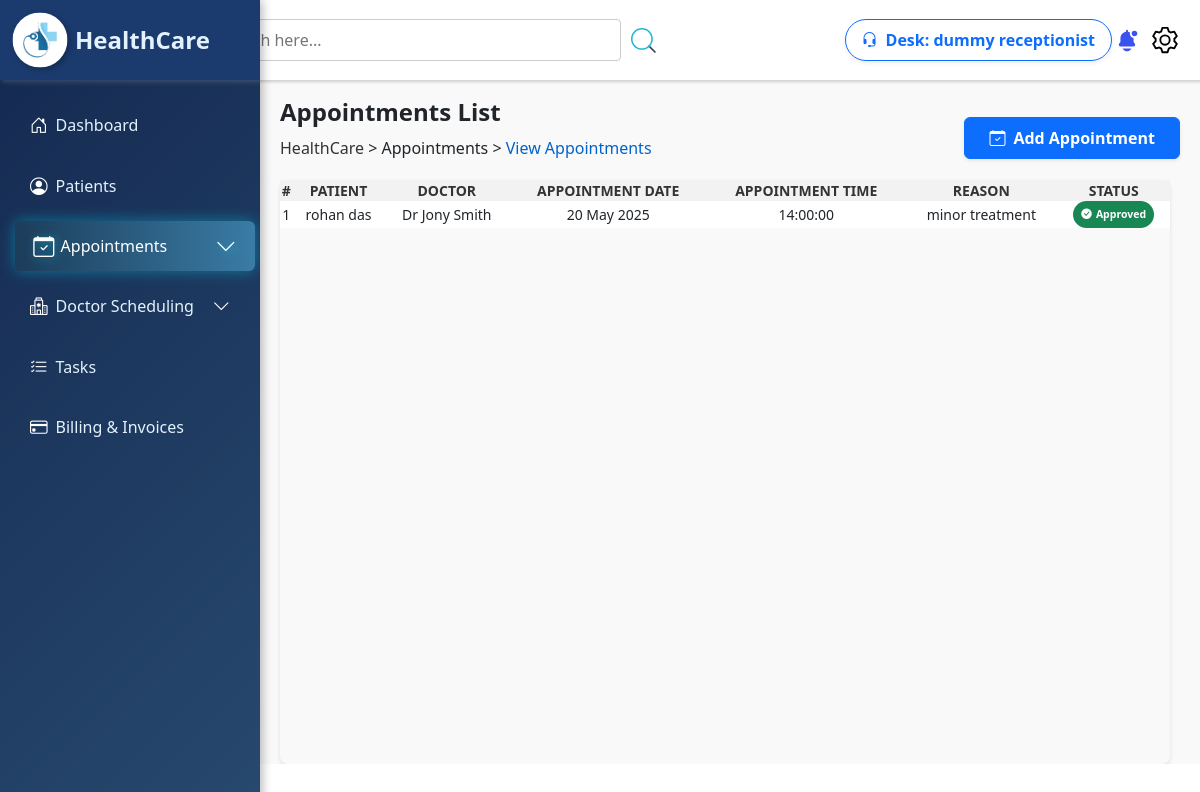
The page /Healthcare_manage/receptionist/ViewAppointment.php (signed in) on the database its author committed.
### tables this page shows
CREATE TABLE `receptionist` (
  `rid` int(5) NOT NULL,
  `name` varchar(100) NOT NULL,
  `dob` date NOT NULL,
  `gender` varchar(10) NOT NULL,
  `hire_dt` datetime NOT NULL DEFAULT current_timestamp(),
  `email` varchar(255) NOT NULL,
  `contact` decimal(10,0) NOT NULL,
  `username` varchar(100) NOT NULL,
  `password` varchar(255) NOT NULL,
  `status` varchar(10) NOT NULL DEFAULT 'Active'
);

CREATE TABLE `appointments` (
  `appoint_id` int(5) NOT NULL,
  `patient_id` int(5) NOT NULL,
  `doctor_id` int(5) NOT NULL,
  `payment_id` int(11) NOT NULL,
  `appointment_date` date NOT NULL,
  `appointment_time` time NOT NULL,
  `reason` varchar(300) NOT NULL,
  `status` varchar(10) NOT NULL DEFAULT 'Approve',
  `create_at` datetime NOT NULL DEFAULT current_timestamp()
);

CREATE TABLE `patients` (
  `patient_id` int(5) NOT NULL,
  `patient_name` varchar(100) NOT NULL,
  `gender` varchar(10) NOT NULL,
  `dob` date NOT NULL,
  `email` varchar(255) NOT NULL,
  `contact` decimal(10,0) NOT NULL,
  `username` varchar(100) NOT NULL,
  `password` varchar(255) NOT NULL,
  `status` varchar(50) NOT NULL DEFAULT 'Active',
  `create_at` datetime NOT NULL DEFAULT current_timestamp()
);

CREATE TABLE `doctors` (
  `doctor_id` int(5) NOT NULL,
  `doctor_name` varchar(50) NOT NULL,
  `specilization` varchar(100) NOT NULL,
  `consultancy_fee` decimal(5,0) NOT NULL,
  `dob` date NOT NULL,
  `gender` varchar(50) NOT NULL,
  `address` varchar(255) NOT NULL,
  `email` varchar(255) NOT NULL,
  `contact` decimal(10,0) NOT NULL,
  `username` varchar(50) NOT NULL,
  `password` varchar(255) NOT NULL,
  `photo` varchar(255) NOT NULL,
  `status` varchar(50) NOT NULL DEFAULT 'Active',
  `create_at` datetime NOT NULL DEFAULT current_timestamp()
);

### Healthcare_manage/receptionist/ViewAppointment.php (the view, shortened to what this page needs)
<?php
$conn = connection();
$query3 = mysqli_query($conn, "SELECT * FROM appointments");
?>
<!DOCTYPE html>
<html lang="en">
<head>
    <link rel="stylesheet" href="./style/viewappointment.css">
    <link rel="stylesheet" href="https://cdn.datatables.net/1.11.5/css/jquery.dataTables.min.css" />
    <link rel="stylesheet" href="https://cdn.datatables.net/2.2.2/css/dataTables.dataTables.css" />
    <link rel="stylesheet" href="https://cdn.datatables.net/buttons/3.2.2/css/buttons.dataTables.css" />
    <link href="https://cdn.jsdelivr.net/npm/bootstrap@5.3.3/dist/css/bootstrap.min.css" rel="stylesheet"
>
    <link rel="stylesheet" href="https://cdn.jsdelivr.net/npm/bootstrap-icons/font/bootstrap-icons.css">
</head>
<body>
    <?php
    include_once("./Navbar.php");
    include_once("./admin_header.php");
    ?>
    <div class="content">
        <div class="header-list">
            <div class="left pt-4">
                <h4 class="fw-bold">Appointments List</h4>
                <p style="margin-top:10px;"><a href="./Dashboard.php"> HealthCare </a> > Appointments > <span> View Appointments
                    </span></p>
            </div>
            <div class="right">
                <div class="text-center mt-3">
                    <form action="./AddAppointment.php" method="post">
                        <button type="submit" class="btn btn-primary d-flex align-items-center px-4 py-2 fw-semibold shadow-sm">
                            <i class="bi bi-calendar-check me-2"></i> Add Appointment
                        </button>
                    </form>
                </div>
            </div>
        </div>
        <div class="container">
            <div class="table-container">
                <table id="myTable" class="nowrap">
                    <thead>
                        <tr>
                            <th class="text-center">#</th>
                            <th class="text-center">Patient</th>
                            <th class="text-center">Doctor</th>
                            <th class="text-center">Appointment Date</th>
                            <th class="text-center">Appointment Time</th>
                            <th class="text-center">Reason</th>
                            <th class="text-center">Status</th>
                        </tr>
                    </thead>
                    <tbody>
                        <?php while ($appointment = mysqli_fetch_assoc($query3)) { ?>
                            <tr>
                                <td class="text-center"><?php echo $appointment["appoint_id"]; ?></td>
                                <td class="text-center"><?php
                                                        $p_id = $appointment["patient_id"];
                                                        $pt = mysqli_query($conn, "SELECT * FROM patients WHERE patient_id = $p_id");
                                                        $pdata = mysqli_fetch_assoc($pt);
                                                        echo $pdata["patient_name"];
                                                        ?></td>
                                <td class="text-center"><?php
                                                        $d_id = $appointment["doctor_id"];
                                                        $doct = mysqli_query($conn, "SELECT * FROM doctors WHERE doctor_id = $d_id");
                                                        $ddata = mysqli_fetch_assoc($doct);
                                                        echo $ddata["doctor_name"];
                                                        ?></td>
                                <td class="text-center"><?php echo date("d F Y", strtotime($appointment["appointment_date"])); ?></td>
                                <td class="text-center"><?php echo $appointment["appointment_time"]; ?></td>
                                <td class="text-center"><?php echo $appointment["reason"]; ?></td>
                                <td class="text-center">
                                    <?php if ($appointment["status"] == "Approve") { ?>
                                        <span class="badge bg-success p-2 rounded-pill d-inline-flex align-items-center" data-bs-toggle="tooltip" title="Your query has been reviewed and addressed by the healthcare team">
                                            <i class="bi bi-check-circle-fill me-1"></i> Approved
                                        </span>
                                    <?php } else { ?>
                                        <span class="badge bg-danger text-light p-2 rounded-pill d-inline-flex align-items-center" data-bs-toggle="tooltip" title="Your query is awaiting a response from the healthcare team">
                                            <i class="bi bi-clock-fill me-1"></i> Disapproved
                                        </span>
                                    <?php } ?>
                                </td>
                            </tr>
                        <?php } ?>
                    </tbody>
                </table>
            </div>
        </div>
    </div>
</body>
</html>

### Healthcare_manage/receptionist/admin_header.php (shortened to what this page needs)
<?php
$conn = connection();
$runame = $_SESSION['receptionist'];
$query2 = mysqli_query($conn, "SELECT * FROM receptionist where username='$runame'");
$receptionist = mysqli_fetch_assoc($query2);
?>
<!DOCTYPE html>
<html lang="en">
<head>
    <link href="https://cdn.jsdelivr.net/npm/bootstrap@5.3.3/dist/css/bootstrap.min.css" rel="stylesheet"
>
    <link rel="stylesheet" href="https://cdn.jsdelivr.net/npm/bootstrap-icons/font/bootstrap-icons.css">
</head>
<body>
    <div class="box">
        <div class="search-container">
            <input type="search" class="search-bar" id="search-bar" placeholder="Search here...">
            <img src="./../assets/images/search.svg" height="25" id="search-button">
        </div>
        <div class="d-flex align-items-center">
            <a class="btn btn-outline-primary d-flex align-items-center px-3 py-2 rounded-pill shadow-sm">
                <i class="bi bi-headset me-2"></i>
                <strong> Desk: <?= $receptionist["name"] ?></strong>
            </a>
        </div>
        <div class="icons d-flex align-items-center gap-2">
            <img src="./../assets/images/notification.svg" alt="Notification" class="icon" id="notification">
            <img src="./../assets/images/setting.svg" alt="Settings" class="icon" id="setting">
        </div>
    </div>
</body>
</html>

### Healthcare_manage/receptionist/style/viewappointment.css (style rules this page uses)
.content { margin-left: 250px; padding: 0 10px; overflow-x: hidden; background-color: #f9f9f9; }
.header-list { height: 10vh; width: 100%; display: flex; align-items: center; justify-content: space-between; padding: 50px 10px; }
.left, .right { align-items: center; }
.left { flex-grow: 1; padding: 10px; }
.left a { text-decoration: none; color: #333; }
.left span { color: #0063cc; }
.right { display: flex; align-items: center; gap: 10px; }
.content .container { min-height: 73vh; width: 100%; padding: 0px 20px; background-color: #f9f9f9; border-radius: 8px; display: flex; }
.table-container { width: 100%; border-radius: 8px; box-shadow: 0 2px 4px rgba(0, 0, 0, 0.1); }
table { min-width: 100%; border-collapse: collapse; background-color: #fff; }
thead { background-color: #f2f2f2; }
th, td { text-align: center; font-size: 14px; }
th { text-transform: uppercase; color: #333; background-color: #f2f2f2; }

### Healthcare_manage/receptionist/style/Navbar.css (style rules this page uses)
* { margin: 0; padding: 0; box-sizing: border-box; }

### Healthcare_manage/receptionist/admin_header.php (style rules this page uses)
.box { width: 100%; display: flex; justify-content: center; align-items: center; padding: 0 20px; background-color: #fff; height: 10vh; box-shadow: 2px 2px 3px rgb(206, 206, 206); }
.search-container { height: 100%; width: 100%; display: flex; justify-content: center; align-items: center; flex: 1; gap: 10px; min-width: 280px; }
.search-container #search-button { border: none; cursor: pointer; }
.search-bar { width: 50%; padding: 8px 10px; font-size: 16px; border: 1px solid #ccc; border-radius: 4px; outline: none; }
.icons { height: 100%; display: flex; justify-content: space-around; align-items: center; gap: 10px; flex-shrink: 0; }
.icon { width: 30px; height: 30px; cursor: pointer; }
.box { position: sticky; top: 0; z-index: 1; }

### rows shown on the page
receptionist: name "dummy receptionist"
appointments: appoint_id "1", patient.patient_name "rohan das", doctor.doctor_name "Dr Jony Smith", appointment_date "20 May 2025", appointment_time "14:00:00", reason "minor treatment", status "Approve" (drawn)
